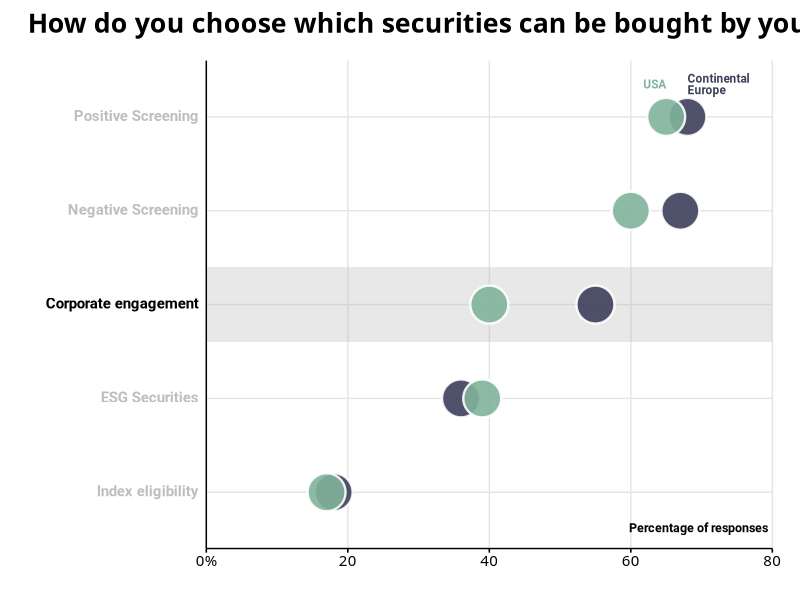

Reproduce this figure in R.
library(tidyverse)
library(ggtext)
library(here)

# Source: https://www.investmentbank.barclays.com/content/dam/barclaysmicrosites/ibpublic/documents/our-insights/10_ESG_Themes_2021/Barclays_Investment_Bank_Sustainability_Matters_10_ESG_Themes_for_2021.pdf
# Bar chart on page 6

data <- tibble(
 question = rep(c("<b style='color: grey'>Positive Screening</b>", 
                  "<b style='color: grey'>Negative Screening</b>", 
                  "<b style='color: grey'>ESG Securities</b>", 
                  "<b>Corporate engagement</b>", 
                  "<b style='color: grey'>Index eligibility</b>"), 2),
 perc_response = c(68, 67, 36, 55, 18, 65, 60, 39, 40, 17),
 highlight = rep(c(0, 0, 0, Inf, 0), 2),
 area = rep(c("Continental Europe", "USA"), each = 5)
)

data <- 
  data %>% 
  mutate(question = fct_reorder(question, perc_response))

p <- ggplot(data) +
  geom_col(aes(x = highlight, y = question), fill = "grey70", alpha = 0.3, width = 0.8) +
  geom_point(aes(x = perc_response, y = question, fill = area), 
             shape = 21, size = 12, color = "white", 
             alpha = 0.9, stroke = 1.2, show.legend = FALSE) +
  annotate("text", x = 68, y = 5.35, label = "Continental\nEurope", family = "Roboto", 
           fontface = "bold", size = 3, color = "#3d405b", hjust = 0, lineheight = 0.8) +
  annotate("text", x = 65, y = 5.35, label = "USA", family = "Roboto", 
           fontface = "bold", size = 3, color = "#81b29a", hjust = 1) +
  scale_x_continuous(expand = c(0, 0), limits = c(0, 80), breaks = seq(0, 80, 20), labels = c("0%", "20", "40", "60", "80")) +
  scale_fill_manual(values = c("Continental Europe" = "#3d405b", "USA" = "#81b29a")) +
  labs(title = "How do you choose which securities can be bought by your ESG funds?",
       x = "Percentage of responses", y = "") +
  coord_cartesian(clip = "off") +
  ggthemes::theme_clean(base_family = "Roboto") +
  theme(
    plot.margin = margin(10, 20, 10, 20),
    plot.background = element_rect(colour = "white"),
    plot.title.position = "plot",
    plot.title = element_text(family = "Oswald", size = rel(1.6), margin = margin(b = 15)),
    panel.grid.minor = element_blank(),
    panel.grid.major.x = element_line(color = "grey90", size = 0.5, linetype = "solid"),
    panel.grid.major.y = element_line(color = "grey90", size = 0.5, linetype = "solid"),
    axis.ticks.y = element_blank(),
    axis.text.x = element_text(family = "JetBrains Mono", size = rel(1.2)),
    axis.text.y = element_markdown(size = rel(1.2)), 
    axis.title.x = element_text(hjust = 0.99, vjust = 18, size = rel(0.9), face = "bold")
  )

ggsave(here("barclays-plot", "plot_wo_border.png"), p, width = 9, height = 6, dpi = 320)
